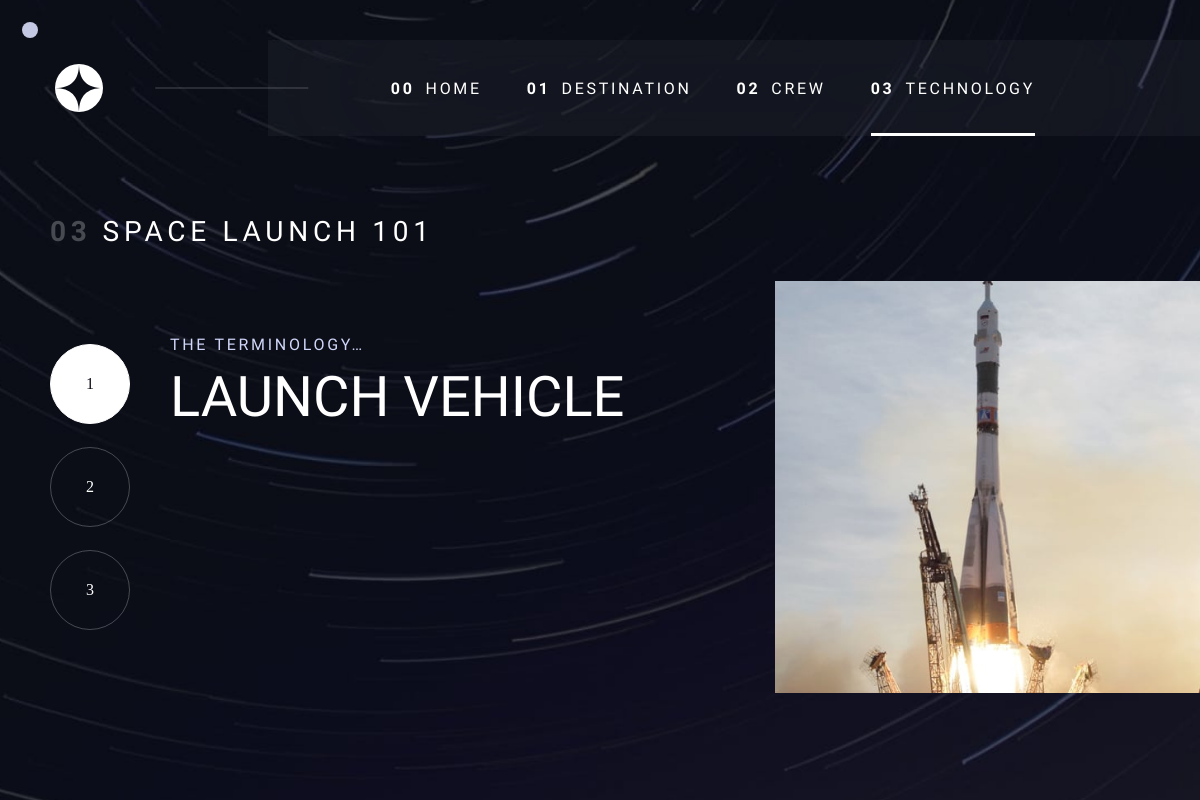
Screenshot of /technology.php with the database file from the repository.
### tables this page shows
CREATE TABLE `technology` (
  `id` int(5) NOT NULL,
  `name` text NOT NULL,
  `description` text NOT NULL
);

### technology.php (the view, shortened to what this page needs)
<?php
$title = "Technology";
require('header.php') ?>
<div id="app" class="technology">
  <?php
  $sql = 'SELECT * FROM technology';
  $t_technology = $pdo->prepare($sql);
  $t_technology->execute();
  $technologies = $t_technology->fetchAll();
  ?>
  <h3 class="w-page-title f-heading5 transformation">
    <span number="03" class="">SPACE LAUNCH 101</span>
  </h3>
  <div class="l-wrapper technology">
    <div class="w-navXtext technology">
      <div class="w-technology-nav transformation">
        <?php foreach ($technologies as $technology) { ?>
          <span class="js-technology-nav" data-parallax="0.25"><?= $technology['id']?></span>
        <?php } ?>
      </div>
      <div class="w-text technology">
        <strong class="w-strong technology f-nav-text transformation "><span>THE TERMINOLOGY…</span></strong>
        <h1 class="w-h1 technology f-heading3">
          <?php foreach ($technologies as $technology) { ?>
            <span class="js-technology-name"><?= $technology['name'] ?></span>
          <?php } ?>
        </h1>
      </div>
    </div>
    <div class="w-img technology">
      <?php foreach ($technologies as $technology) { ?>
        <div class="js-technology-img"></div>
      <?php } ?>
    </div>
  </div>
</div>
<?php require('footer.php') ?>

### header.php (shortened to what this page needs)
<html lang="en">
<head>
  <link rel="stylesheet" href="css/style.css">
</head>
<body>
<main>
 <?php
 function headerNav($number,$link,$adress) {
  global $title;
   if($link == $title) {
    return <<<HTML
    <span class='active link-hover'>
      <a number="$number" href='$adress.php'> $link</a>
    </span>
HTML;
   } else {
    return <<<HTML
    <span class='link-hover'>
      <a number="$number" href='$adress.php'> $link</a>
    </span>
HTML;
   }
 }
  ?>
  <header>
    <div class="w-logo">
      <span><a class="link-hover" href="/index.php"><svg xmlns="http://www.w3.org/2000/svg" width="48" height="48"><g fill="none" fill-rule="evenodd"><circle cx="24" cy="24" r="24" fill="#FFF"/><path fill="#0B0D17" d="M24 0c0 16-8 24-24 24 15.718.114 23.718 8.114 24 24 0-16 8-24 24-24-16 0-24-8-24-24z"/></g></svg></a></span>
    </div>
    <div class="w-nav">
      <nav class="f-nav-text">
        <?= headerNav('00', 'Home','index')?>
        <?= headerNav('01', 'Destination','destination')?>
        <?= headerNav('02', 'Crew','crew')?>
        <?= headerNav('03', 'Technology','technology')?>
      </nav>
    </div>
  </header>

### footer.php (shortened to what this page needs)
<?php
global $title;
if ($title == 'Home') { ?>
    <?= <<<HTML
        <div class="w-bg-img">
            <div class="bg-img home"></div>
        </div>
HTML
    ?>
<?php } else { ?>
    <?= <<<HTML
        <div class="w-bg-img">
        <div class="bg-img technology"></div>
        </div>
HTML
    ?>
<?php } ?>
</main>
<div class="w-site-cursor">
    <div class="site-cursor"></div>
</div>
</body>
</html>

### rows the page displays
technology: id "1", name "LAUNCH VEHICLE"
technology: id "2"
technology: id "3"

### other values shown
$link "HOME DESTINATION CREW"
$link "TECHNOLOGY"
